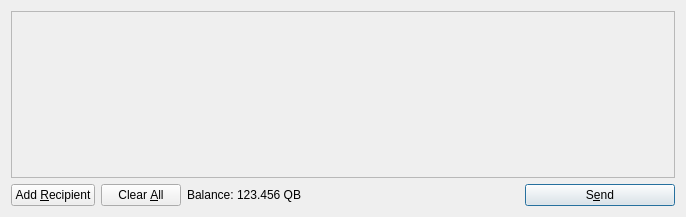
<?xml version="1.0" encoding="UTF-8"?>
<ui version="4.0">
 <class>SendCoinsDialog</class>
 <widget class="QDialog" name="SendCoinsDialog">
  <property name="geometry">
   <rect>
    <x>0</x>
    <y>0</y>
    <width>686</width>
    <height>217</height>
   </rect>
  </property>
  <property name="windowTitle">
   <string>Send Coins</string>
  </property>
  <layout class="QVBoxLayout" name="verticalLayout">
   <item>
    <widget class="QScrollArea" name="scrollArea">
     <property name="widgetResizable">
      <bool>true</bool>
     </property>
     <widget class="QWidget" name="scrollAreaWidgetContents">
      <property name="geometry">
       <rect>
        <x>0</x>
        <y>0</y>
        <width>666</width>
        <height>165</height>
       </rect>
      </property>
      <layout class="QVBoxLayout" name="verticalLayout_2">
       <property name="margin">
        <number>0</number>
       </property>
       <item>
        <layout class="QVBoxLayout" name="entries">
         <property name="spacing">
          <number>6</number>
         </property>
        </layout>
       </item>
       <item>
        <spacer name="verticalSpacer">
         <property name="orientation">
          <enum>Qt::Vertical</enum>
         </property>
         <property name="sizeHint" stdset="0">
          <size>
           <width>20</width>
           <height>40</height>
          </size>
         </property>
        </spacer>
       </item>
      </layout>
     </widget>
    </widget>
   </item>
   <item>
    <layout class="QHBoxLayout" name="horizontalLayout">
     <item>
      <widget class="QPushButton" name="addButton">
       <property name="toolTip">
        <string>Send to multiple recipients at once</string>
       </property>
       <property name="text">
        <string>Add &amp;Recipient</string>
       </property>
       <property name="icon">
        <iconset resource="../bitcoin.qrc">
         <normaloff>:/icons/add</normaloff>:/icons/add</iconset>
       </property>
       <property name="autoDefault">
        <bool>false</bool>
       </property>
      </widget>
     </item>
     <item>
      <widget class="QPushButton" name="clearButton">
       <property name="sizePolicy">
        <sizepolicy hsizetype="Minimum" vsizetype="Fixed">
         <horstretch>0</horstretch>
         <verstretch>0</verstretch>
        </sizepolicy>
       </property>
       <property name="toolTip">
        <string>Remove all transaction fields</string>
       </property>
       <property name="text">
        <string>Clear &amp;All</string>
       </property>
       <property name="icon">
        <iconset resource="../bitcoin.qrc">
         <normaloff>:/icons/remove</normaloff>:/icons/remove</iconset>
       </property>
       <property name="autoRepeatDelay">
        <number>300</number>
       </property>
       <property name="autoDefault">
        <bool>false</bool>
       </property>
      </widget>
     </item>
     <item>
      <layout class="QHBoxLayout" name="horizontalLayout_2">
       <property name="spacing">
        <number>3</number>
       </property>
       <item>
        <widget class="QLabel" name="label">
         <property name="text">
          <string>Balance:</string>
         </property>
        </widget>
       </item>
       <item>
        <widget class="QLabel" name="labelBalance">
         <property name="cursor">
          <cursorShape>IBeamCursor</cursorShape>
         </property>
         <property name="text">
          <string>123.456 QB</string>
         </property>
         <property name="textInteractionFlags">
          <set>Qt::LinksAccessibleByMouse|Qt::TextSelectableByKeyboard|Qt::TextSelectableByMouse</set>
         </property>
        </widget>
       </item>
      </layout>
     </item>
     <item>
      <spacer name="horizontalSpacer">
       <property name="orientation">
        <enum>Qt::Horizontal</enum>
       </property>
       <property name="sizeHint" stdset="0">
        <size>
         <width>40</width>
         <height>20</height>
        </size>
       </property>
      </spacer>
     </item>
     <item>
      <widget class="QPushButton" name="sendButton">
       <property name="minimumSize">
        <size>
         <width>150</width>
         <height>0</height>
        </size>
       </property>
       <property name="toolTip">
        <string>Confirm the send action</string>
       </property>
       <property name="text">
        <string>S&amp;end</string>
       </property>
       <property name="icon">
        <iconset resource="../bitcoin.qrc">
         <normaloff>:/icons/send</normaloff>:/icons/send</iconset>
       </property>
       <property name="default">
        <bool>true</bool>
       </property>
      </widget>
     </item>
    </layout>
   </item>
  </layout>
 </widget>
 <resources>
  <include location="../bitcoin.qrc"/>
 </resources>
 <connections/>
</ui>
